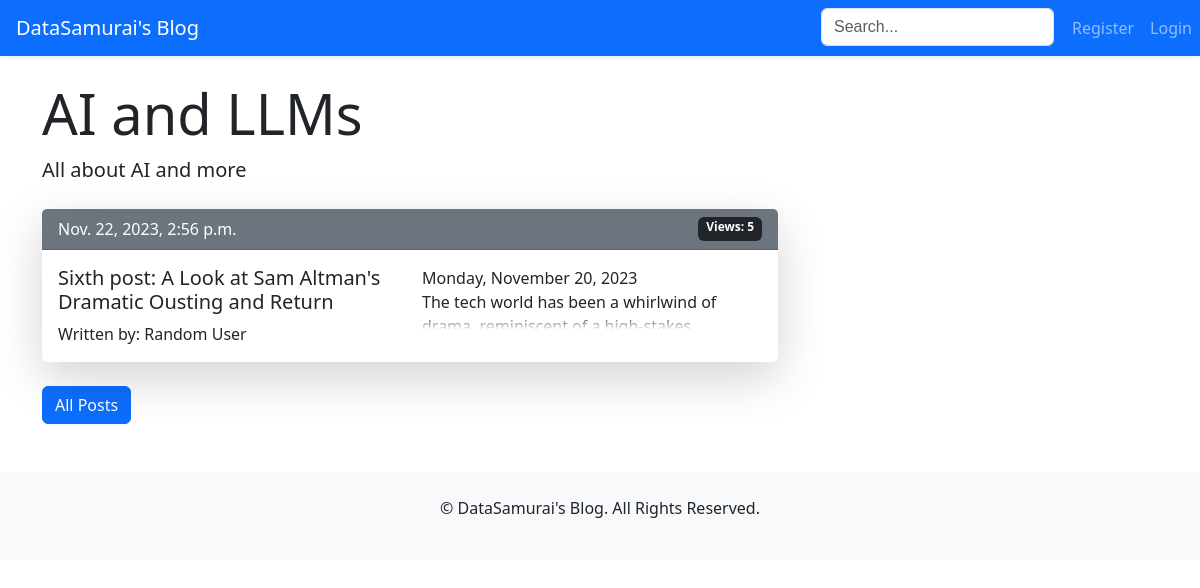
/blog/category/5/, run on the app's committed database.
### posts/models.py (models this page shows, shortened)
class Category(models.Model):
    title = models.CharField(max_length=30)
    description = models.TextField()
    class Meta:
        ordering = ['title']
        verbose_name_plural = 'Categories'

class Post(models.Model):
    title = models.CharField(max_length=100, unique=True)
    content = RichTextField()
    category = models.ForeignKey('Category', on_delete=models.SET_NULL, null=True)
    date_scheduled = models.DateTimeField(null=True, blank=True)
    date_published = models.DateTimeField(null=True, blank=True)
    views = models.PositiveIntegerField(default=0)
    author = models.ForeignKey(settings.AUTH_USER_MODEL, on_delete=models.SET_NULL, null=True)
    is_published = models.BooleanField(default=False)
    class Meta:
        ordering = ['-date_published']

### users/models.py (models this page shows, shortened)
class CustomUser(AbstractUser):
    is_banned = models.BooleanField(default=False)
    bio = models.CharField(max_length=200, blank=True, null=True, default=None)
    social_media = models.JSONField(default=dict, blank=True)
    profile_picture = models.ImageField(upload_to='profile_pictures/', blank=True, null=True)
    class Meta:
        ordering = ['id']

### posts/views.py (the view)
# urls.py: path('category/<int:category_id>/', views.CategoryDetailView.as_view(), name='category_detail'),
class CategoryDetailView(DetailView):
    model = Category
    template_name = 'posts/category_detail.html'
    context_object_name = 'category'
    def get_object(self, queryset=None):
        category_id = self.kwargs.get('category_id')
        return get_object_or_404(self.model, pk=category_id)
    def get_context_data(self, **kwargs):
        context = super().get_context_data(**kwargs)
        context['posts'] = self.object.post_set.filter(is_published=True)
        return context

### templates/posts/category_detail.html
{% extends 'base.html' %}
{% block page_content %}
    <h2 class="display-4">{{ category.title }}</h2>
    <p class="lead">{{ category.description }}</p>
    <div class="row mt-4">
        <div class="col-md-8">
            {% for post in posts %}
                <div class="card mb-4 border-0 shadow-lg">
                    <div class="card-header bg-secondary text-white d-flex justify-content-between">
                        <span>{{ post.date_published }}</span>
                        <span class="badge bg-dark">Views: {{ post.views }}</span>
                    </div>
                    <div class="card-body">
                        <div class="row">
                            <div class="col-md-6">
                                <h5 class="card-title">
                                    <a href="{% url 'post_detail' post.id %}" class="text-dark text-decoration-none">
                                        {{ post.title }}
                                    </a>
                                </h5>
                                <p class="card-text">Written
                                    by: {{ post.author.first_name }} {{ post.author.last_name }}</p>
                            </div>
                            <div class="col-md-6">
                                <div class="fade-out">
                                    {{ post.content|safe }}
                                </div>
                            </div>
                        </div>
                    </div>
                </div>
            {% endfor %}
        </div>
    </div>
    <a href="{% url 'post_list' %}" class="btn btn-primary">All Posts</a>
{% endblock %}

### templates/base.html (style rules this page uses)
.fade-out { position: relative; height: 4em; overflow: hidden; }
.fade-out::before { content: ""; position: absolute; bottom: 0; left: 0; width: 100%; height: 1em; background: linear-gradient(to top, white, transparent); }

### data on the page
Category: title "AI and LLMs", description "All about AI and more"
Post: date_published "Nov. 22, 2023, 2:56 p.m.", views "5", title "Sixth post: A Look at Sam Altman's Dramatic Ousting and Return", author.first_name "Random", author.last_name "User", content "Monday, November 20, 2023 The tech world has been a whirlwind of…"
